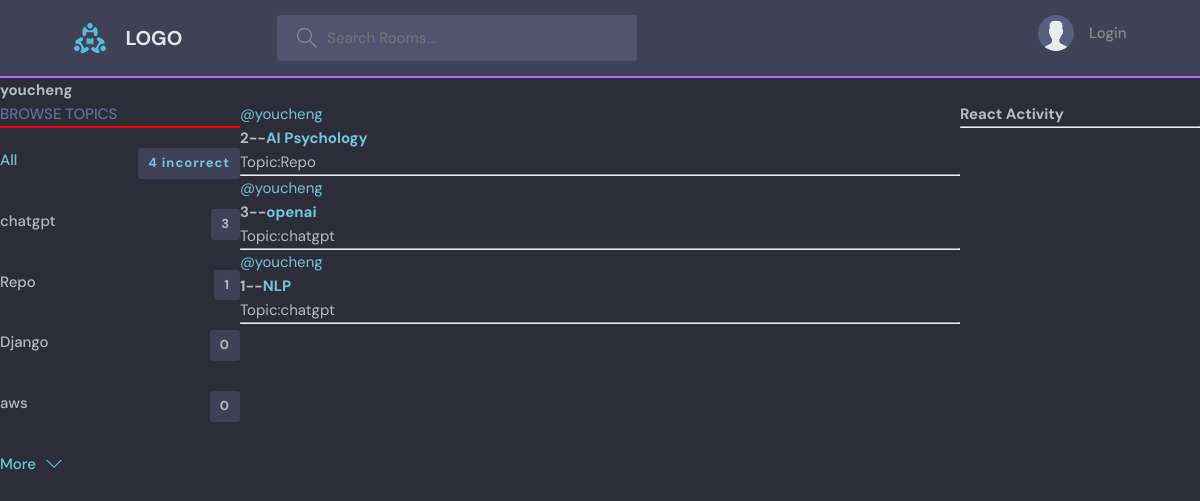
/profile/1/, run on an earlier commit of the app's database.
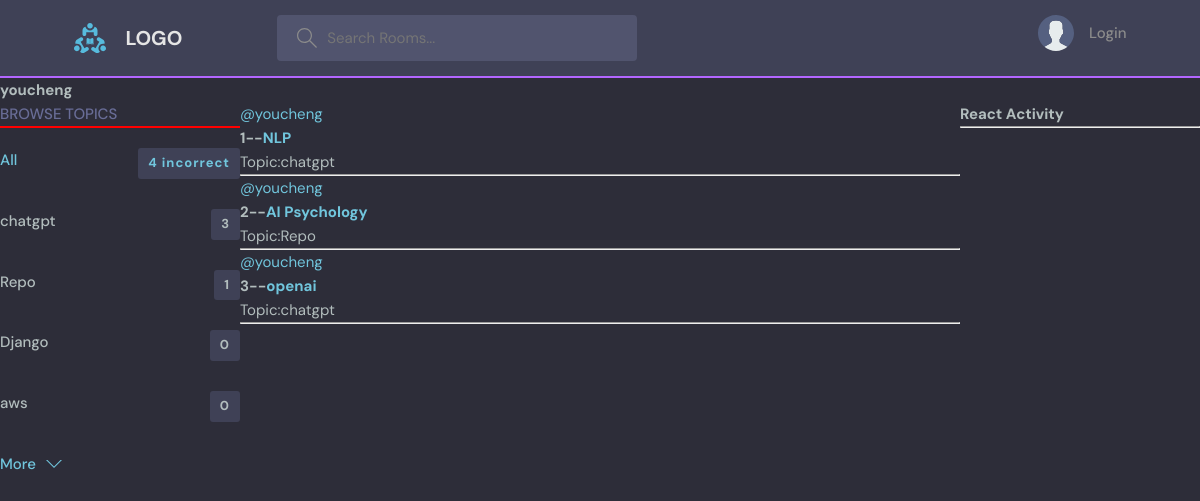
And on a later commit of the database.
### base/models.py (models this page shows, shortened)
class Topic(models.Model):
    name = models.CharField(max_length=200)

class Room(models.Model): #Room 是 Topic 的child
    host = models.ForeignKey(User, on_delete=models.SET_NULL, null=True)
    topic = models.ForeignKey(Topic, on_delete=models.SET_NULL, null=True) #Class topic在上面，所以直接用，如果是在下面，要以字串'Topic'呼叫
    name = models.CharField(max_length=200)
    description = models.TextField(null=True, blank=True)
    participants = models.ManyToManyField(
        User, related_name='participants', blank=True) #前面用過User表格了，這裡要在取用另一個User表格，所以要related_name
    updated = models.DateTimeField(auto_now=True)
    created = models.DateTimeField(auto_now_add=True)
    class Meta:
       ordering = ['-updated', '-created']

### base/views.py (the view)
# urls.py: path('profile/<str:pk>/', views.userProfile, name="user-profile"),
def userProfile(request,pk):
    user = User.objects.get(id=pk)
    rooms = user.room_set.all()
    room_message = user.message_set.all()
    topics = Topic.objects.all()
    context = {'user':user,
               'rooms':rooms,
               'room_message':room_message,
               'topics':topics}
    return render(request,'base/profile.html',context)

### base/templates/base/profile.html (shortened to what this page needs)
{% extends 'main.html' %}
{% block content %}
<h1>{{user.username}}</h1>
<div class="profile-container">
    <div>
        {% include 'base/topics_component.html' %}
    </div>
    <div>
        {% include 'base/feed_component.html' %}
    </div>
    <div>
        {% include 'base/activity_component.html' %}
    </div>
</div>
{% endblock %}

### base/templates/base/topics_component.html
<div class="topics">
    <div class="topics__header">
      <h2>Browse Topics</h2>
      <hr color="red">
    </div>
    <ul class="topics__list">
      <li>
        <a href="{% url 'home' %}" class="active">All <span>{{topics.count}} incorrect</span></a>
      </li>
      {% for topic in topics %}
      <li>
        <a href="{% url 'home' %}?q={{topic.name}}">{{topic.name}} <span>{{topic.room_set.count}}</span></a>
      </li>
      {% endfor%}
    </ul>
    <a class="btn btn--link" href="topics.html">
      More
      <svg version="1.1" xmlns="http://www.w3.org/2000/svg" width="32" height="32" viewBox="0 0 32 32">
        <title>chevron-down</title>
        <path d="M16 21l-13-13h-3l16 16 16-16h-3l-13 13z"></path>
      </svg>
    </a>
  </div>

### base/templates/base/feed_component.html (shortened to what this page needs)
<div>
    {% for room in rooms %}
    <div>
        <a href="{% url 'user-profile' room.host.id %}"> @{{room.host.username}}</a>
        <h5>{{room.id}}--<a href="/room/{{room.id}}">{{room.name}}</a></h5>
        <small>Topic:{{room.topic.name}}</small>
        <hr>
    </div>
    {% endfor %}
</div>

What changed in the data, as far as the page shows it:
changed Room "NLP": moves up the list
